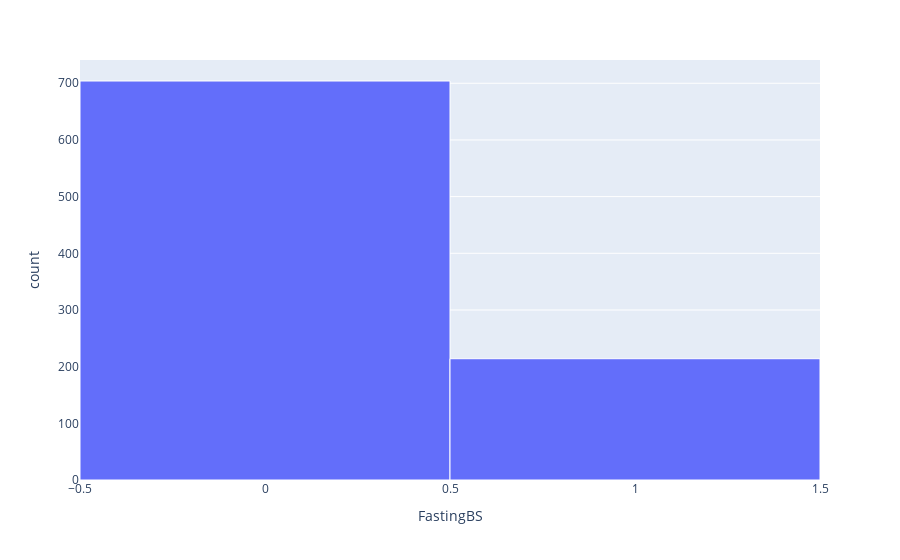

Notebook code cell kept with this figure:
### Code cell
#BS = blood sugar, 1: if FastingBS > 120 mg/dl, 0: otherwise
FastingBS = px.histogram(df, x='FastingBS').update_traces(marker_line_width=1, marker_line_color='white')
FastingBS.show()

### Figure 1 — Plotly figure (JSON) as saved in the notebook; plotly's stock layout.template omitted (floating-point values rounded to 4 significant figures; data arrays with more than 128 entries replaced by an {"elided": "..."} marker saying what was removed)
{"data": [{"alignmentgroup": "True", "bingroup": "x", "hovertemplate": "FastingBS=%{x}<br>count=%{y}<extra></extra>", "legendgroup": "", "marker": {"color": "#636efa", "line": {"color": "white", "width": 1}, "pattern": {"shape": ""}}, "name": "", "offsetgroup": "", "orientation": "v", "showlegend": false, "type": "histogram", "x": {"elided": "918 int values"}, "xaxis": "x", "yaxis": "y"}], "layout": {"barmode": "relative", "legend": {"tracegroupgap": 0}, "margin": {"t": 60}, "xaxis": {"anchor": "y", "domain": [0, 1], "title": {"text": "FastingBS"}}, "yaxis": {"anchor": "x", "domain": [0, 1], "title": {"text": "count"}}}}
